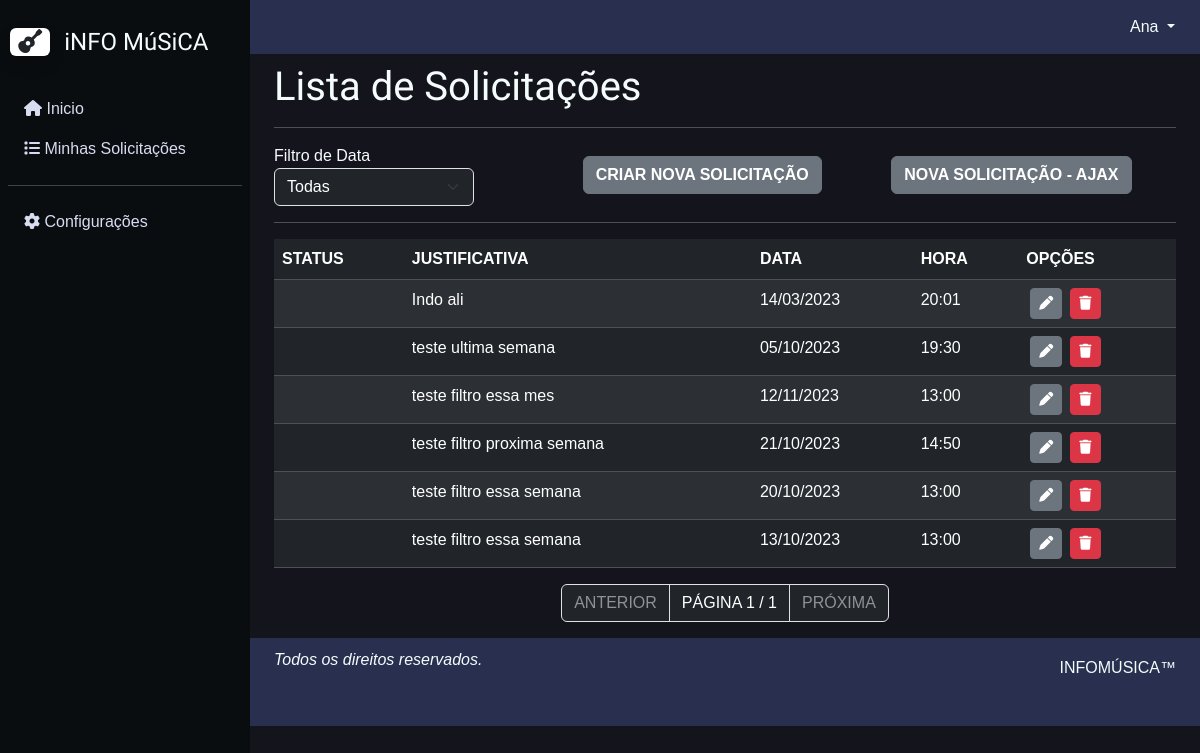
The page /listar-solicitacao (signed in) on the database as committed earlier.
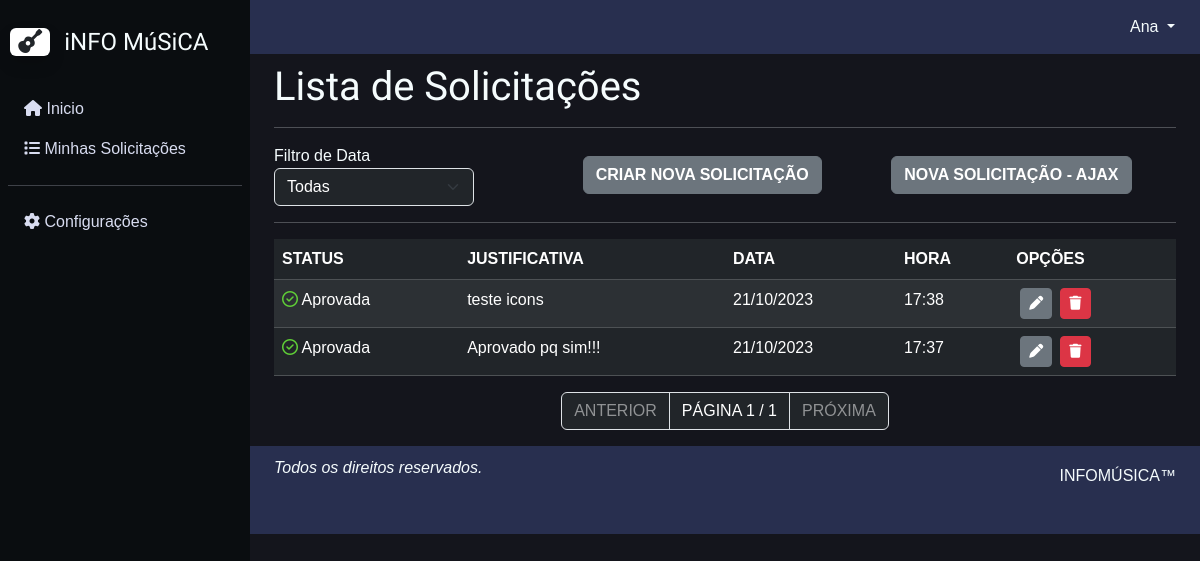
The same page on the database as committed later.
### reserva/models.py (models this page shows, shortened)
class Solicitacao(models.Model):
    status = models.ForeignKey(Status, on_delete=models.CASCADE, related_name='status', to_field='id', default='1')
    usuario = models.ForeignKey(Perfil, on_delete=models.CASCADE)
    justificativa = models.CharField(max_length=250, verbose_name='Justificativa', default='')
    data = models.DateField(default=timezone.now)
    hora = models.TimeField(default=timezone.now)
    post = models.DateTimeField(default=timezone.now)

class Status(models.Model):
    name = models.CharField(max_length=15)
    def __str__(self):
        return self.name

### reserva/views.py (the view)
# urls.py: path('listar-solicitacao', SolicitacaoList.as_view(), name = 'listar-solicitacao'),
class SolicitacaoList(GroupRequiredMixin, ListView):
    group_required = [u'Aluno', u'Admin']
    login_url = reverse_lazy('login')
    model = Solicitacao
    template_name = 'lista/solicitacao.html'
    content_object_name = 'object_list'
    paginate_by = 7
    def get_queryset(self):
        if self.request.user.groups.filter(name = u'Admin'):
            self.object_list = Solicitacao.objects.filter().order_by('-post')
        else:
            self.object_list = Solicitacao.objects.filter(usuario = Perfil.objects.get(user = self.request.user)).order_by('-post')
        filtro_data = self.request.GET.get('filtro_data', None)
        if filtro_data == 'ultima_semana':
            self.object_list = self.object_list.filter(data__gte=timezone.now() - timezone.timedelta(days=7))
        elif filtro_data == 'ultimo_mes':
            self.object_list = self.object_list.filter(data__gte=timezone.now() - timezone.timedelta(days=30))
        elif filtro_data == 'prox_semana':
            self.object_list = self.object_list.filter(data__range=[timezone.now(), timezone.now()+ timezone.timedelta(days=7)])
        elif filtro_data == 'prox_mes':
            self.object_list = self.object_list.filter(data__range=[timezone.now(), timezone.now()+ timezone.timedelta(days=30)])
        return self.object_list

### reserva/templates/lista/solicitacao.html (shortened to what this page needs)
{% extends 'modelo.html' %}
{% load static %}
{% block conteudo %}
<div class="container-fluid">
<div id="solicitacaoContainer" class="container">
    <h1>Lista de Solicitações</h1>
    <hr>
    <div class="row">
        <div class="col-md-12">
            <div class="row d-flex align-items-center">
                <div class="col-md-4">
                Filtro de Data
                    <select class="form-select bg-dark text-white" id="floatingSelect" aria-label="Select Menu" onchange="window.location.href=this.value;" style="width: 200px;">
                        <option value="?filtro_data=todas" {% if 'todas' in request.GET.filtro_data|default:'' %}selected{% endif %}>
                            Todas</option>
                    </select>
                </div>
                <div class="col-md-4">
                    <a href="{% url 'criar-solicitacao' %}" class="btn btn-secondary">
                        <strong>CRIAR NOVA SOLICITAÇÃO</strong></a>
                </div>
                <div class="col-md-4">
                    <button type="button" class="btn btn-secondary js-create" data-url="{% url 'js-criar' %}">
                        <strong>NOVA SOLICITAÇÃO - AJAX</strong></button>
                </div>
            </div>
        </div>
    </div>
    <hr>
    <div class="table-responsive">
        <table id="table-evento" class="table table-striped table-dark table-hover table-border">
    {% for group in request.user.groups.all %}
    {% if group.name == 'Admin' %}
            <thead class="text-uppercase">
                <th>Usuario</th>
                <th>Matricula</th>
                <th>Status</th>
                <th>Justificativa</th>
                <th>Data</th>
                <th>Hora</th>
                <th>Postado em</th>
                <th>Opções</th>
            </thead>
            <tbody>
                {%  include 'lista/adm-parcial-list.html'  %}
            </tbody>
    {%else%}
            <thead class="text-uppercase">
                <th>Status</th>
                <th>Justificativa</th>
                <th>Data</th>
                <th>Hora</th>
                <th>Opções</th>
            </thead>
            <tbody>
                {% include 'lista/parcial-list.html' %}
            </tbody>
    {%endif%}
    {%endfor%}
        </table>
    </div>
    <nav aria-label="Page navigation example">
        <ul class="pagination justify-content-center">
            {% if page_obj.has_previous %}
            <li class="page-item">
                <a class="page-link text-white bg-dark" href="?page={{ page_obj.previous_page_number }}">ANTERIOR</a>
            {%else%}
            <li class="page-item disabled">
                <a class="page-link text-white-50 bg-dark" href="#">ANTERIOR</a>
            {%endif%}
            </li>
          <li class="page-item disabled">
            <div class="page-link current text-white bg-dark">
                PÁGINA {{ page_obj.number }} / {{ page_obj.paginator.num_pages }}</div></li>
            {% if page_obj.has_next %}
            <li class="page-item">
                <a class="page-link text-white bg-dark" href="?page={{ page_obj.next_page_number }}">PRÓXIMA</a>
            {%else%}
            <li class="page-item disabled">
                <a class="page-link text-white-50 bg-dark" href="#">PRÓXIMA</a>
            {%endif%}
            </li>
        </ul>
      </nav>
</div>
</div>
{% endblock %}

### reserva/templates/modelo.html (shortened to what this page needs)
{% load static %}
<!DOCTYPE html>
<html lang="pt-br">
<head>
    <link rel="stylesheet" href="{% static 'css/bootstrap.min.css' %}">
    <link rel="stylesheet" href="{% static 'css/styles.css' %}">
    <link href="{% static 'fontawesomefree/css/all.min.css' %}" rel="stylesheet" type="text/css">
</head>
<body>
    {% block menu %}
      {% include 'navbar.html' %}
    {% endblock %}
    {% block conteudo %} {% endblock %}
    {% block rodape %}
      {% include 'footer.html' %}
    {% endblock %}
</body>
</html>

### reserva/templates/navbar.html (shortened to what this page needs)
<div  class="main-container d-flex">
    <div class="sidebar" id="sideNavbar">
        <div class="header-box px-2 pt-3 pb-4 d-flex justify-content-between">
            <h1 id="navbarLogo" class="fs-4"><span class="bg-white rounded shadow px-2 me-2"><i class="fa-solid fa-guitar text-dark"></i></span>
                <span>iNFO MúSiCA</span></h1>
        </div>
        <ul class="list-unstyled px-2">
            <li><a href="{% url 'inicio'%}" class="text-decoration-none px-3 py-2 d-block">
                <i class="fa-solid fa-house"></i></i> Inicio</a></li>
            {% for group in request.user.groups.all %}
            {% if group.name == 'Admin' %}
            <li><a href="{% url 'listar-solicitacao'%}" class="text-decoration-none px-3 py-2 d-block">
                <i class="fa-solid fa-list"></i> Gerenciar Solicitações</a></li>
            <li><a href="{% url 'listar-usuario'%}" class="text-decoration-none px-3 py-2 d-block">
                <i class="fa-solid fa-user-group"></i> Gerenciar Usuários</a></li>
            {%else%}
            <li><a href="{% url 'listar-solicitacao'%}" class="text-decoration-none px-3 py-2 d-block">
                <i class="fa-solid fa-list"></i> Minhas Solicitações</a></li>
            {%endif%}
            {%endfor%}
        </ul>
        <hr class="h-color mx-2">
        <ul class="list-unstyled px-2">
            <li class=""><a href="" class="text-decoration-none px-3 py-2 d-block"><i class="fa-solid fa-gear"></i>
                    Configurações</a></li>
        </ul>
    </div>
    <div class="content">
        <nav id="topNavbar" class="navbar navbar-expand-md ">
            <div class="container-fluid">
                <div class="collapse navbar-collapse justify-content-end" id="navbarSupportedContent">
                    <ul class="navbar-nav mb-2 mb-lg-0">
                        <li class="nav-item dropdown-center">
                            <a class="btn dropdown-toggle " href="" role="button" data-bs-toggle="dropdown" aria-expanded="false">
                                {{request.user}}
                              </a>
                        </li>
                    </ul>
                </div>
            </div>
        </nav>

### reserva/templates/lista/parcial-list.html
{% for solicitacao in object_list %}
<tr>
    <td>
    {% if solicitacao.status.id == 1 %}
        <i class="fa-regular fa-circle"></i>
    {% elif solicitacao.status.id == 2 %}
        <i class="fa-regular fa-circle-xmark" style="color: #ef5b5b;"></i>
    {% elif solicitacao.status.id == 3 %}
        <i class="fa-regular fa-circle-check" style="color: #5fce37;"></i>
    {%endif%}
    {{solicitacao.status}}</td>
    <td>{{ solicitacao.justificativa }}</td>
    <td>{{ solicitacao.data|date:'d/m/Y' }}</td>
    <td>{{ solicitacao.hora }}</td>
    <td>
        <div class="d-flex">
        <button
        type="button"
        class="btn btn-secondary btn-sm mx-1 js-update"
        data-url="{% url 'js-editar' solicitacao.pk %}"><i class="fa-solid fa-pen"></i></button>
        <button
        type="button"
        class="btn btn-danger btn-sm mx-1 js-delete"
        data-url="{% url 'js-excluir' solicitacao.pk %}"><i class="fa-solid fa-trash"></i></button>
        </div>
    </td>
</tr>
{% empty %}
<tr>
    <td colspan="5"> Não há Solicitações.</td>
</tr>
{% endfor %}

### reserva/templates/footer.html
<footer class="container-fluid">
  <div class="container d-flex align-items-center">
    <p class="lead text fs-6 fst-italic">Todos os direitos reservados.</p>
    <span class="ms-auto">INFOMÚSICA™</span>
  </div>
</footer>

### static/css/styles.css (style rules this page uses)
:root { --deep-color: #0a0d10; --main-color:#14151C ; --low-color:#282F4F; --mid-color: #45518A ; --secondary-color: #9EABE2 ; --primary-color: #D8DCF0; --contrast-color: #f5fcfd; }
* { box-sizing: border-box; padding: 0; margin: 0; }
body { display: flex; flex-direction: column; background-color: var(--main-color); font-family: "Trebuchet MS", Helvetica, sans-serif; }
a { color: var(--contrast-color); text-decoration: none; }
h1 { color: var(--contrast-color); font-family: 'Chelsea Market'; }
footer { flex-shrink: 0; background-color: var(--low-color); color: var(--contrast-color); padding-top: 1% ; padding-bottom: 4%; }
#solicitacaoContainer { color: var(--contrast-color); margin-top: 1%; }
#sideNavbar { background: var(--deep-color); color: var(--primary-color); min-width: 250px; max-width: 250px; transition: all 0.3s; padding-top: 1%; padding-bottom: 1%; }
#navbarLogo { color: var(--contrast-color); font-family: 'Chelsea Market'; margin-left: 1%; }
#sideNavbar a { color: var(--primary-color); border-radius: 10px; padding-left: 3%; transition: background-color 0.3s, color 0.3s; }
#topNavbar { background-color: var(--low-color); color: var(--contrast-color); }
#topNavbar a, #topNavbar i { color: var(--contrast-color); }
.content { min-height: 100vh; width: 100%; }
hr.h-color { background: var(--secondary-color); }

Rows that differ between the two databases and show on the page:
removed Solicitacao: justificativa "Indo ali", data "14/03/2023", hora "20:01"
removed Solicitacao: justificativa "teste ultima semana", data "05/10/2023", hora "19:30"
removed Solicitacao: justificativa "teste filtro essa mes", data "12/11/2023", hora "13:00"
removed Solicitacao: justificativa "teste filtro proxima semana", data "21/10/2023", hora "14:50"
removed Solicitacao: justificativa "teste filtro essa semana", data "20/10/2023", hora "13:00"
removed Solicitacao: justificativa "teste filtro essa semana", data "13/10/2023", hora "13:00"
added Solicitacao: status "Aprovada", justificativa "teste icons", data "21/10/2023", hora "17:38"
added Solicitacao: status "Aprovada", justificativa "Aprovado pq sim!!!", data "21/10/2023", hora "17:37"
